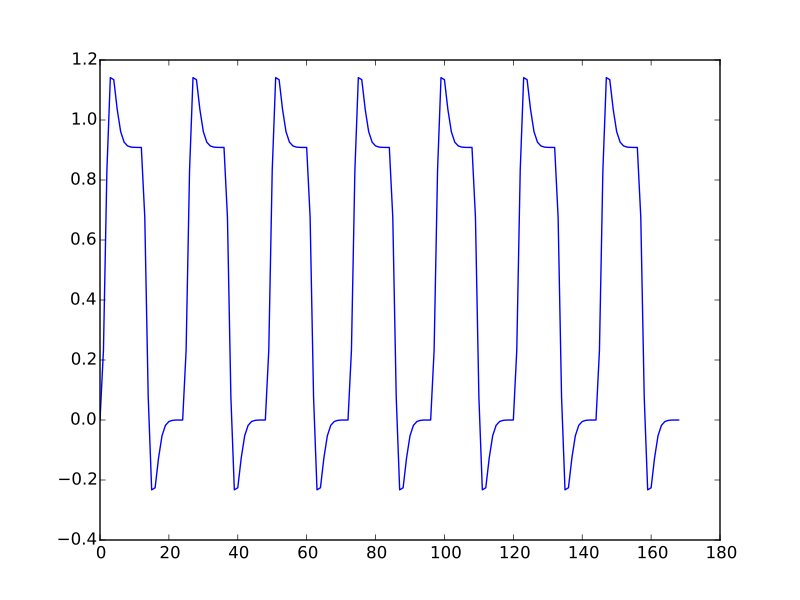

Write Python code to recreate this figure.
# Load the pre-written convolved time course
# Knock off the first four elements
convolved = np.loadtxt('ds114_sub009_t2r1_conv.txt')[4:]
plt.plot(convolved)
# [...]
